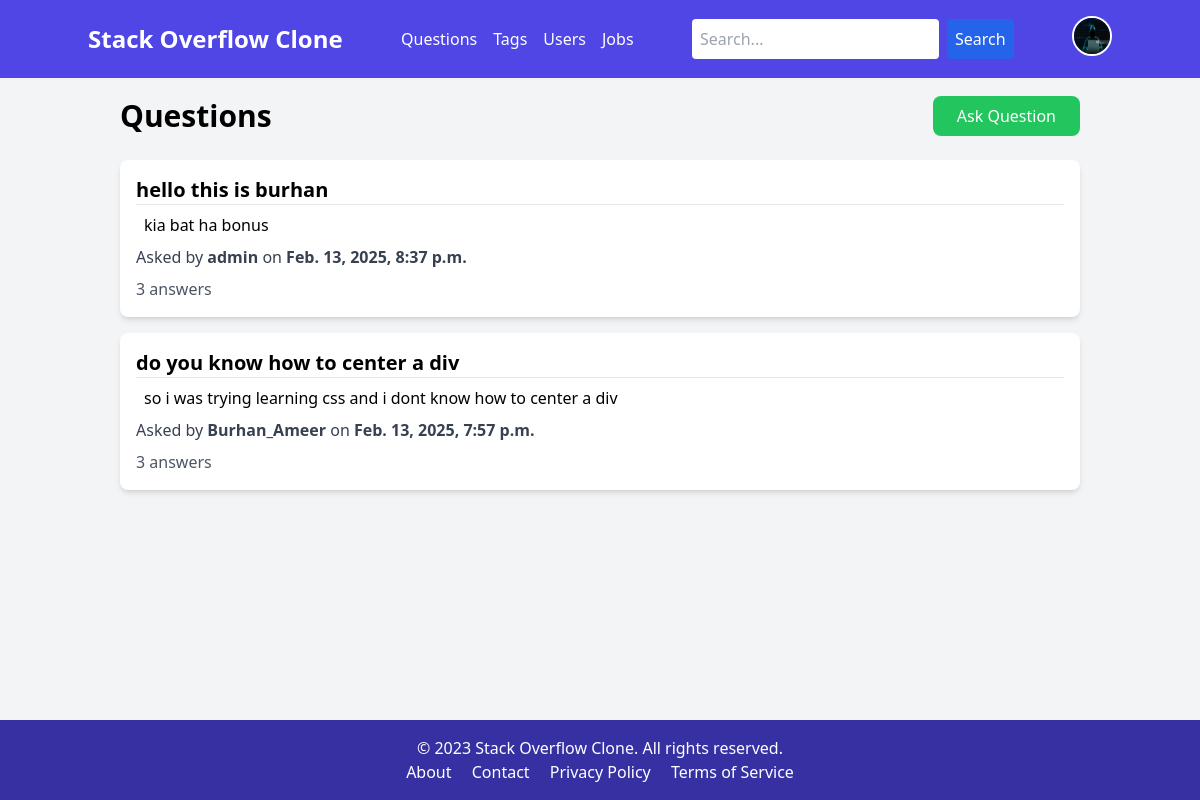
Page /questions/ (signed in) on the earlier database version.
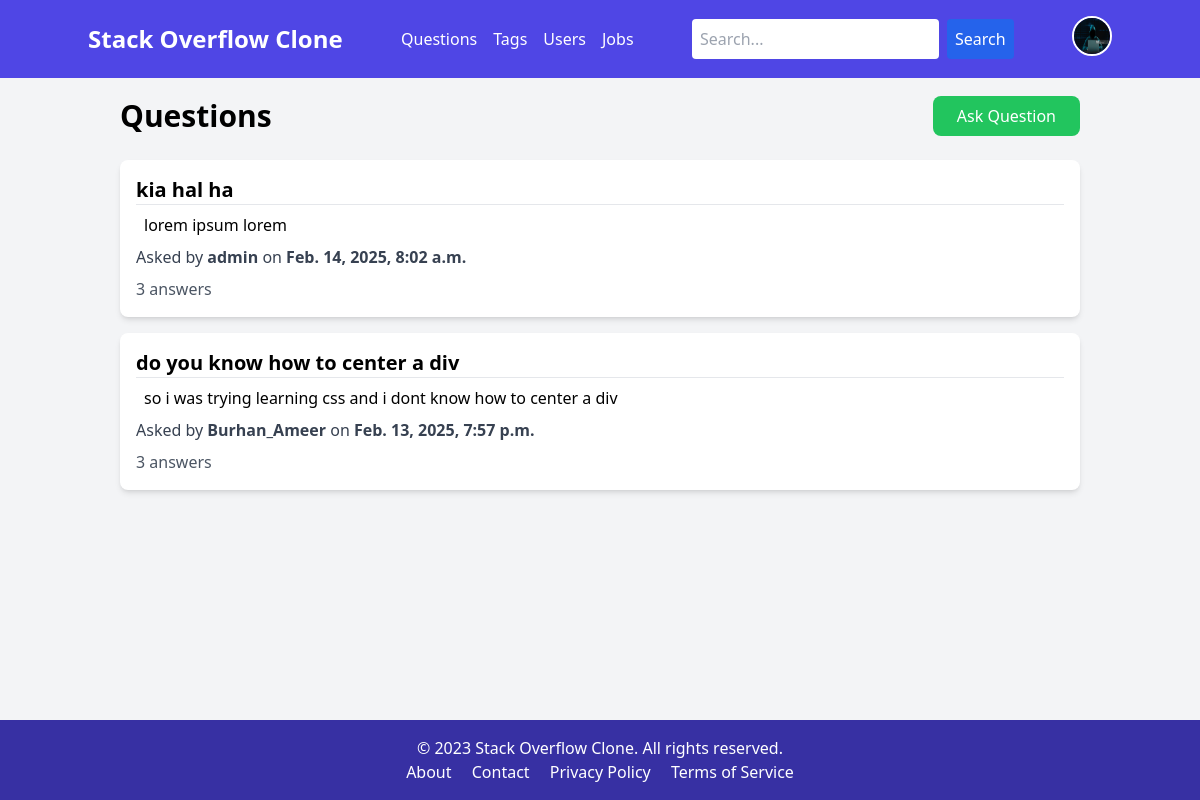
Same page on the later database version.
### stackbase/models.py (models this page shows, shortened)
class Questions(models.Model):
    title=models.CharField(max_length=10000)
    description=models.TextField(null=True,blank=True)
    dateCreated=models.DateTimeField(default=timezone.now)
    user=models.ForeignKey(User,on_delete=models.CASCADE)

### stackbase/views.py (the view)
# urls.py: path("questions/", stackbase_views.QuestionsListView.as_view(), name="questions"),
class QuestionsListView(ListView):
    model = Questions
    template_name = "questions.html"
    context_object_name = "questions"
    ordering = ["-dateCreated"]
    def get_queryset(self):
        query = self.request.GET.get('q')
        if query:
            return Questions.objects.filter(
                Q(title__icontains=query) | Q(description__icontains=query)
            ).order_by('-dateCreated')
        return super().get_queryset()

### stackbase/templates/questions.html
{% extends "base.html" %}
{% block content %}
<div class="container mx-auto p-4">
    <div class="flex justify-between items-center mb-6">
        <h1 class="text-3xl font-bold">Questions</h1>
    {% if request.user.is_authenticated %}
    <a href="{% url 'ask_questions' %}"
    class="bg-green-500 text-white px-6 py-2 rounded-lg hover:bg-green-600 transition-colors">
     Ask Question
 </a>
    {% endif %}
    </div>
    {% for question in questions %}
    <div class="bg-white shadow-md rounded-lg p-4 mb-4">
        <a href="{% url 'answer_question' question.id %}" class="text-xl font-semibold mb-2">{{question.title }}</a>
        <hr>
        <p class="p-2">{{question.description|truncatewords:50}}</p>
        <p class="text-gray-700 mb-2">
            Asked by <span class="font-semibold">{{question.user}}</span>
            on <span class="font-semibold">{{question.dateCreated}}</span>
        </p>
        <div class="flex justify-between items-center">
            <div class="text-gray-600">3 answers</div>
        </div>
    </div>
    {% endfor %}
</div>
{% endblock content %}

Differences in the rows shown:
removed Questions: title "hello this is burhan", description "kia bat ha bonus", user "admin", dateCreated "Feb. 13, 2025, 8:37 p.m."
added Questions: title "kia hal ha", description "lorem ipsum lorem", user "admin", dateCreated "Feb. 14, 2025, 8:02 a.m."
